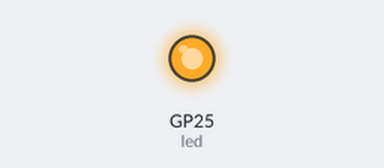
A program run on a simulated Raspberry Pi Pico running CircuitPython. Parts: output pins drawn as LEDs (lit = HIGH). What the program prints to the serial console is not drawn. At 6.0 s the program ends and the board releases its pins; the recording ends there.

Above: at 0.1 s.
At 3.1 s:
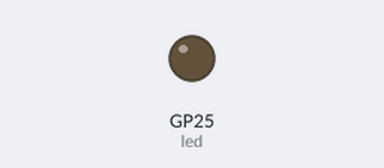
Timing chart, 0 to 6.0 s (numbered marks = the images above):
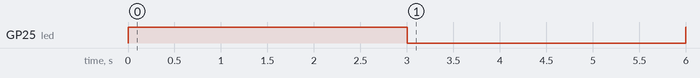

The program:

1_spi.py
```python
import time
import board
import busio
import digitalio

led = digitalio.DigitalInOut(board.GP25)
led.direction = digitalio.Direction.OUTPUT

def blink(times=1, duration=0.3):
    for _ in range(times):
        led.value = True
        time.sleep(duration)
        led.value = False
        time.sleep(duration)

SPI1_SCK = board.GP10
SPI1_MOSI = board.GP11
SPI1_MISO = board.GP12

blink(1, 3)

try:
    spi = busio.SPI(SPI1_SCK, MOSI=SPI1_MOSI, MISO=SPI1_MISO)
    led.value = True  # 정상 listen까지 오면 켜짐
    print("done")
except Exception as e:
    while True:   # 에러 시 빠른 점멸
        blink(3, 0.1)
```
